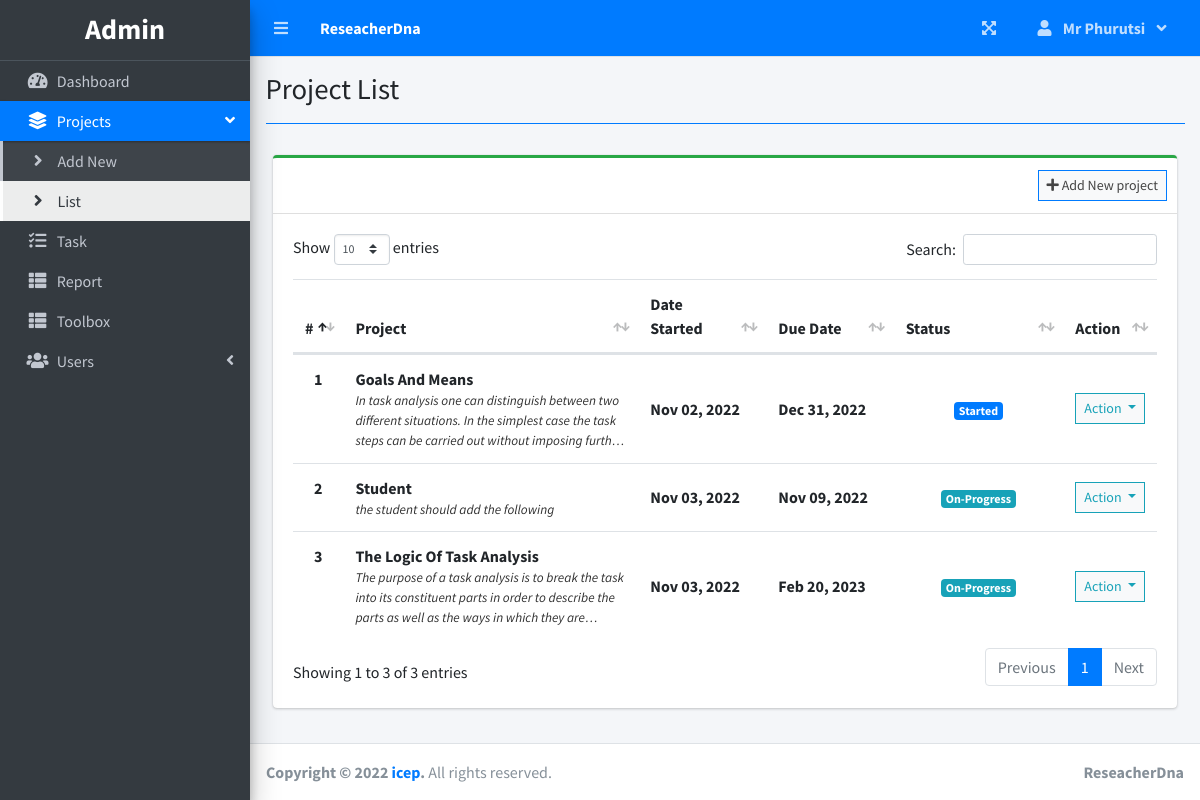
The app's page /index.php?page=project_list (signed in) with its own data.
### tables this page shows
CREATE TABLE `project_list` (
  `id` int(30) NOT NULL,
  `name` varchar(200) NOT NULL,
  `description` text NOT NULL,
  `status` tinyint(2) NOT NULL,
  `start_date` date NOT NULL,
  `end_date` date NOT NULL,
  `manager_id` int(30) NOT NULL,
  `user_ids` text NOT NULL,
  `date_created` datetime NOT NULL DEFAULT current_timestamp()
);

### project_list.php (the view, shortened to what this page needs)
<?php include'db_connect.php' ?>
<div class="col-lg-12">
	<div class="card card-outline card-success">
		<div class="card-header">
            <?php if($_SESSION['login_type'] != 3): ?>
			<div class="card-tools">
				<a class="btn btn-block btn-sm btn-default btn-flat border-primary" href="./index.php?page=new_project"><i class="fa fa-plus"></i> Add New project</a>
			</div>
            <?php endif; ?>
		</div>
		<div class="card-body">
			<table class="table tabe-hover table-condensed" id="list">
				<colgroup>
					<col width="5%">
					<col width="35%">
					<col width="15%">
					<col width="15%">
					<col width="20%">
					<col width="10%">
				</colgroup>
				<thead>
					<tr>
						<th class="text-center">#</th>
						<th>Project</th>
						<th>Date Started</th>
						<th>Due Date</th>
						<th>Status</th>
						<th>Action</th>
					</tr>
				</thead>
				<tbody>
					<?php
					$i = 1;
					$stat = array("Pending","Started","On-Progress","On-Hold","Over Due","Done");
					$where = "";
					$qry = $conn->query("SELECT * FROM project_list $where order by name asc");
					while($row= $qry->fetch_assoc()):
						$trans = get_html_translation_table(HTML_ENTITIES,ENT_QUOTES);
						unset($trans["\""], $trans["<"], $trans[">"], $trans["<h2"]);
						$desc = strtr(html_entity_decode($row['description']),$trans);
						$desc=str_replace(array("<li>","</li>"), array("",", "), $desc);
		                $cprog = $conn->query("SELECT * FROM task_list where project_id = {$row['id']} and status = 3")->num_rows;
		                $prod = $conn->query("SELECT * FROM user_productivity where project_id = {$row['id']}")->num_rows;
						if($row['status'] == 0 && strtotime(date('Y-m-d')) >= strtotime($row['start_date'])):
						if($prod  > 0  || $cprog > 0)
		                  $row['status'] = 2;
		                else
		                  $row['status'] = 1;
						elseif($row['status'] == 0 && strtotime(date('Y-m-d')) > strtotime($row['end_date'])):
						$row['status'] = 4;
						endif;
					?>
					<tr>
						<th class="text-center"><?php echo $i++ ?></th>
						<td>
							<p><b><?php echo ucwords($row['name']) ?></b></p>
							<p class="truncate"><?php echo strip_tags($desc) ?></p>
						</td>
						<td><b><?php echo date("M d, Y",strtotime($row['start_date'])) ?></b></td>
						<td><b><?php echo date("M d, Y",strtotime($row['end_date'])) ?></b></td>
						<td class="text-center">
							<?php
							  if($stat[$row['status']] =='Pending'){
							  	echo "<span class='badge badge-secondary'>{$stat[$row['status']]}</span>";
							  }elseif($stat[$row['status']] =='Started'){
							  	echo "<span class='badge badge-primary'>{$stat[$row['status']]}</span>";
							  }elseif($stat[$row['status']] =='On-Progress'){
							  	echo "<span class='badge badge-info'>{$stat[$row['status']]}</span>";
							  }elseif($stat[$row['status']] =='On-Hold'){
							  	echo "<span class='badge badge-warning'>{$stat[$row['status']]}</span>";
							  }elseif($stat[$row['status']] =='Over Due'){
							  	echo "<span class='badge badge-danger'>{$stat[$row['status']]}</span>";
							  }elseif($stat[$row['status']] =='Done'){
							  	echo "<span class='badge badge-success'>{$stat[$row['status']]}</span>";
							  }
							?>
						</td>
						<td class="text-center">
							<button type="button" class="btn btn-default btn-sm btn-flat border-info wave-effect text-info dropdown-toggle" data-toggle="dropdown" aria-expanded="true">
		                      Action
		                    </button>
						</td>
					</tr>
				<?php endwhile; ?>
				</tbody>
			</table>
		</div>
	</div>
</div>

### project_list.php (style rules this page uses)
table p { margin: unset !important; }
table td { vertical-align: middle !important }

### records on screen
project_list: name "Goals And Means", description "In task analysis one can distinguish between two different situations. In the simplest case the task steps can be carried out without imposing…", start_date "Nov 02, 2022", end_date "Dec 31, 2022", status "Started"
project_list: name "Student", description "the student should add the following", start_date "Nov 03, 2022", end_date "Nov 09, 2022", manager "On-Progress"
project_list: name "The Logic Of Task Analysis", description "The purpose of a task analysis is to break the task into its constituent parts in order to describe the parts as well as the ways in which they…", start_date "Nov 03, 2022", end_date "Feb 20, 2023", manager "On-Progress"

### other values on screen
$_SESSION['system']['name'] "ReseacherDna"
$_SESSION['login_lastname'] "Mr Phurutsi"
$title "Project List"
